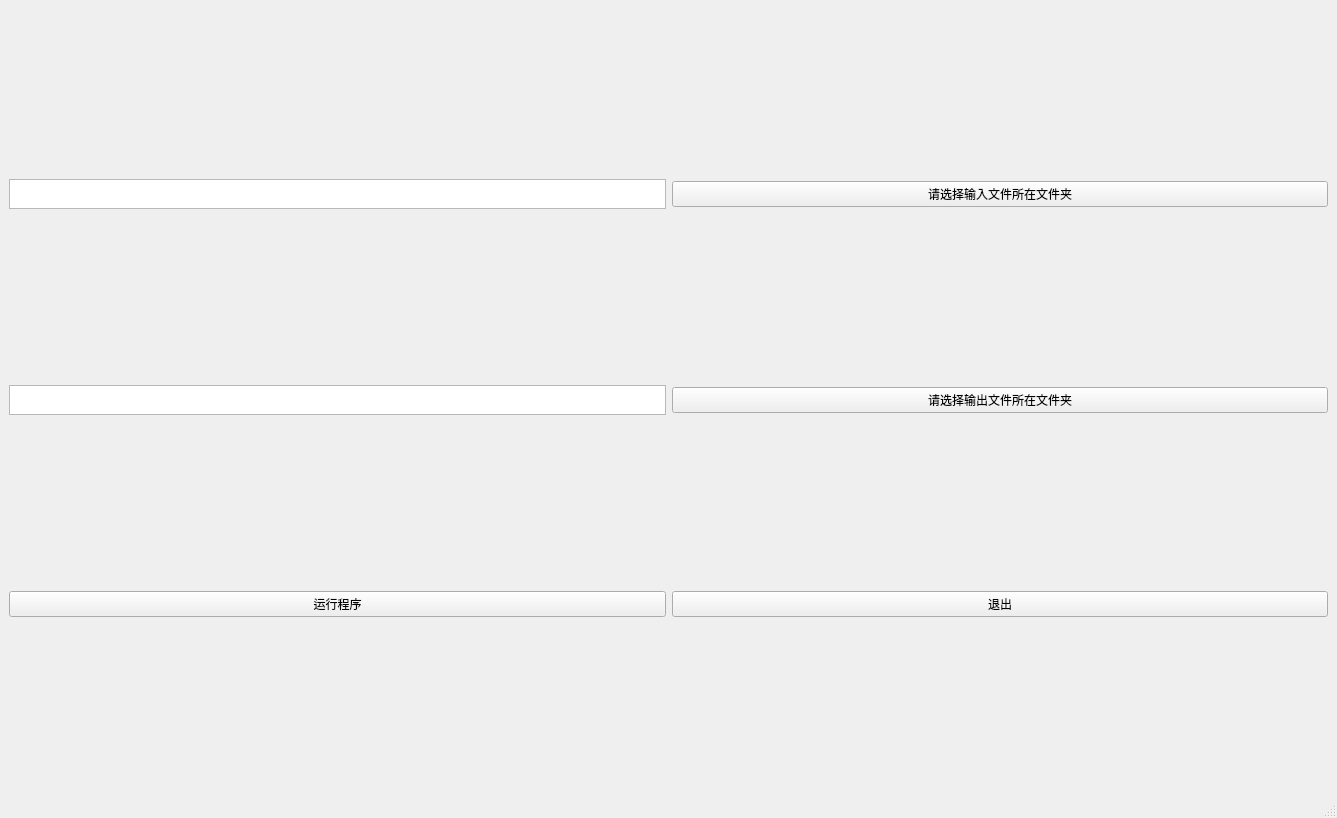
<?xml version="1.0" encoding="UTF-8"?>
<ui version="4.0">
 <class>MainWindow</class>
 <widget class="QMainWindow" name="MainWindow">
  <property name="geometry">
   <rect>
    <x>0</x>
    <y>0</y>
    <width>1337</width>
    <height>818</height>
   </rect>
  </property>
  <property name="windowTitle">
   <string>MainWindow</string>
  </property>
  <widget class="QWidget" name="centralwidget">
   <layout class="QGridLayout" name="gridLayout">
    <item row="2" column="1">
     <widget class="QPushButton" name="pushButton_4">
      <property name="text">
       <string>退出</string>
      </property>
     </widget>
    </item>
    <item row="0" column="1">
     <widget class="QPushButton" name="pushButton">
      <property name="text">
       <string>请选择输入文件所在文件夹</string>
      </property>
     </widget>
    </item>
    <item row="0" column="0">
     <widget class="QTextEdit" name="textEdit">
      <property name="sizePolicy">
       <sizepolicy hsizetype="Preferred" vsizetype="Preferred">
        <horstretch>0</horstretch>
        <verstretch>0</verstretch>
       </sizepolicy>
      </property>
      <property name="minimumSize">
       <size>
        <width>0</width>
        <height>0</height>
       </size>
      </property>
      <property name="maximumSize">
       <size>
        <width>800</width>
        <height>30</height>
       </size>
      </property>
      <property name="tabChangesFocus">
       <bool>false</bool>
      </property>
      <property name="tabStopWidth">
       <number>80</number>
      </property>
     </widget>
    </item>
    <item row="1" column="1">
     <widget class="QPushButton" name="pushButton_2">
      <property name="text">
       <string>请选择输出文件所在文件夹</string>
      </property>
     </widget>
    </item>
    <item row="1" column="0">
     <widget class="QTextEdit" name="textEdit_2">
      <property name="sizePolicy">
       <sizepolicy hsizetype="Preferred" vsizetype="Preferred">
        <horstretch>0</horstretch>
        <verstretch>0</verstretch>
       </sizepolicy>
      </property>
      <property name="maximumSize">
       <size>
        <width>800</width>
        <height>30</height>
       </size>
      </property>
     </widget>
    </item>
    <item row="2" column="0">
     <widget class="QPushButton" name="pushButton_3">
      <property name="text">
       <string>运行程序</string>
      </property>
     </widget>
    </item>
   </layout>
  </widget>
  <widget class="QMenuBar" name="menubar">
   <property name="geometry">
    <rect>
     <x>0</x>
     <y>0</y>
     <width>1337</width>
     <height>22</height>
    </rect>
   </property>
  </widget>
  <widget class="QStatusBar" name="statusbar"/>
 </widget>
 <resources/>
 <connections/>
</ui>
